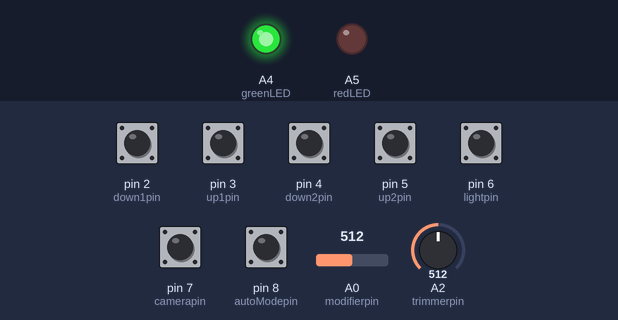
Bench run of a sketch on a simulated Arduino Uno, built with avr-gcc and run on an emulated ATmega328P. Parts: output pins drawn as LEDs (lit = HIGH). The test bench sets the inputs (shaded band); at power-on: pin 2 (down1pin), pin 3 (up1pin), pin 4 (down2pin), pin 5 (up2pin), pin 6 (lightpin), pin 7 (camerapin), pin 8 (autoModepin) HIGH, A0 (modifierpin) = 512, A2 (trimmerpin) = 512. No radio packets arrive unless stated; what the sketch prints to the serial monitor is not drawn.

Above: at 0.1 s.
Timing chart, 0 to 1.6 s (numbered marks = the images above):
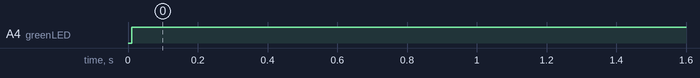

Measured:
- by itself, A4 (greenLED): LOW → HIGH at 0.01 s

The sketch:

controller_v2.ino
```cpp
      //             RCBOAT
//
//                 __/___
//           _____/______|
//   _______/_____\_______\_____
//   \              < < <       |
// ~~~~~~~~~~~~~~~~~~~~~~~~~~~~~~~~~~
//
//

#include <SPI.h>
#include <nRF24L01.h>
#include <printf.h>
#include <RF24.h>
#include <RF24_config.h>

const int up1pin = 3;       //foward left motor
const int down1pin = 2;     //backwards left motor
const int up2pin = 5;       //foward right motor
const int down2pin = 4;     //backwards right motor
const int lightpin = 6;     //navigation lights
const int camerapin = 7;    //interior lights
const int autoModepin = 8;  //Autonomous mode
const int CE = 9;           //radio CE pin
const int CSN = 10;         //radio CSN pin
const int modifierpin = A0; //pwm speed modifier
const int trimmerpin = A2;  //pwm trimmer
const int greenLED = A4;    //green LED indicator
const int redLED = A5;      //red LED indicator

RF24 radio(CE, CSN);             //set radio pins
const byte address[5] = "00001"; //pipe address

struct values{  //structure for control values
  bool up1;
  bool down1;
  bool up2;
  bool down2;
  int trimmer;
  int modifier;
  bool light;
  bool camera;
  bool autoMode;
  float targetLat;
  float targetLon;
};

struct values control;  //control values
int timer;              //millis timer
float latFromSerial;
float lonFromSerial;

void setup() {
  pinMode(up1pin, INPUT_PULLUP);   //set switches as pulled up input
  pinMode(down1pin, INPUT_PULLUP);
  pinMode(up2pin, INPUT_PULLUP);
  pinMode(down2pin, INPUT_PULLUP);
  pinMode(lightpin, INPUT_PULLUP);
  pinMode(camerapin, INPUT_PULLUP);
  pinMode(autoModepin, INPUT_PULLUP);
  pinMode(greenLED, OUTPUT);    //set status LEDs as output
  pinMode(redLED, OUTPUT);

  radio.begin();  //start radio service as transmitter
  radio.setPALevel(RF24_PA_LOW);
  radio.setDataRate(RF24_250KBPS);
  radio.openWritingPipe(address);
  radio.stopListening();

  Serial.setTimeout(10);
  Serial.begin(115200);
}

void loop() {

  control.up1 = !digitalRead(up1pin);     //obtain control values
  control.down1 = !digitalRead(down1pin);
  control.up2 = !digitalRead(up2pin);
  control.down2 = !digitalRead(down2pin);
  control.trimmer = analogRead(trimmerpin);
  control.modifier = analogRead(modifierpin);
  control.light = !digitalRead(lightpin);
  control.camera = !digitalRead(camerapin);
  control.autoMode = !digitalRead(autoModepin);
  if(Serial.available()){                 //get target location from serial input
    latFromSerial = Serial.parseFloat();
    lonFromSerial = Serial.parseFloat();
    if(latFromSerial != 0)                //only non zero values
      control.targetLat = latFromSerial;
    if(lonFromSerial != 0)                //only non zero values
      control.targetLon = lonFromSerial;
  }

    Serial.print(control.up1);    //print control values
    Serial.print(" ");
    Serial.print(control.down1);
    Serial.print(" ");
    Serial.print(control.up2);
    Serial.print(" ");
    Serial.print(control.down2);
    Serial.print(" ");
    Serial.print(control.trimmer);
    Serial.print(" ");
    Serial.print(control.modifier);
    Serial.print(" ");
    Serial.print(control.light);
    Serial.print(" ");
    Serial.print(control.camera);
    Serial.print(" ");
    Serial.print(control.autoMode);
    Serial.print(" ");
    Serial.print(control.targetLat, 6);
    Serial.print(" ");
    Serial.print(control.targetLon, 6);
    Serial.print(" ");

  if(radio.write(&control, sizeof(control))){  //send control values
    Serial.println("Data sent successfully");
    digitalWrite(greenLED, HIGH);
    digitalWrite(redLED, LOW);
  }
  else{
    Serial.println("Data sending failed");
    digitalWrite(greenLED, LOW);
    digitalWrite(redLED, HIGH);
  }

  delay(100);

}
```
